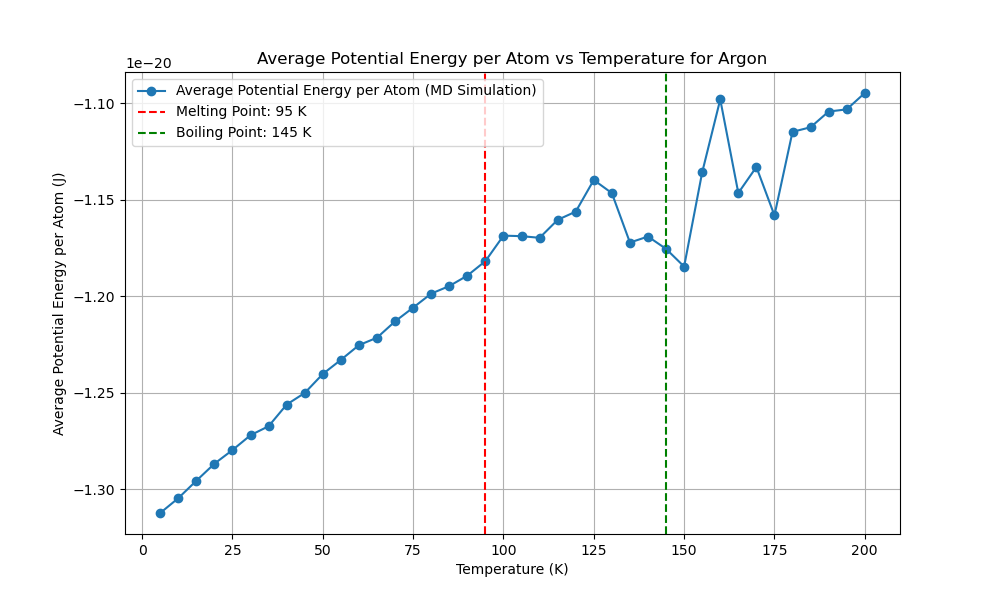

Write Python code to recreate this figure.
import numpy as np
import matplotlib.pyplot as plt
from scipy.optimize import minimize
from multiprocessing import Pool
import time
from reportlab.lib.pagesizes import letter
from reportlab.pdfgen import canvas
from tqdm import tqdm
from numba import njit, prange
import logging
import os

# Get the directory of the current script
script_dir = os.path.dirname(os.path.abspath(__file__))
script_base_name = os.path.splitext(os.path.basename(__file__))[0]

# Set up logging with the script's base name and directory
log_file_path = os.path.join(script_dir, f'{script_base_name}.log')
logging.basicConfig(filename=log_file_path, 
            level=logging.INFO, format='%(asctime)s:%(levelname)s:%(message)s')

EPSILON = 1.654017502e-21  
SIGMA = 3.405e-10  
MASS = 6.63e-26  
K_B = 1.38e-23 

def create_fcc_lattice(a, n):
    """Create an FCC lattice."""
    base = np.array([[0, 0, 0],
                     [0.5, 0.5, 0], [0.5, 0, 0.5], [0, 0.5, 0.5]])
    positions = np.zeros((n**3 * 4, 3))
    index = 0
    for x in range(n):
        for y in range(n):
            for z in range(n):
                offset = np.array([x, y, z])
                for b in base:
                    positions[index] = (offset + b) * a
                    index += 1
    return positions

@njit
def lennard_jones(r2):
    """Calculate the Lennard-Jones potential and force."""
    r6 = (SIGMA ** 2 / r2) ** 3
    r12 = r6 ** 2
    potential = 4 * EPSILON * (r12 - r6)
    force = 24 * EPSILON * (2 * r12 - r6) / r2
    return potential, force

@njit
def apply_pbc(position, box_length):
    """Apply periodic boundary conditions."""
    return position - box_length * np.round(position / box_length)

@njit
def custom_norm(arr, axis=1):
    """Compute the norm along a specified axis."""
    if axis == 1:
        return np.sqrt(np.sum(arr**2, axis=1))
    elif axis == 0:
        return np.sqrt(np.sum(arr**2, axis=0))
    else:
        raise ValueError("Invalid axis")

@njit(parallel=True)
def compute_forces(positions, box_length):
    """Compute forces using Lennard-Jones potential with PBC."""
    N = len(positions)
    forces = np.zeros_like(positions)
    potential_energy = 0.0

    for i in prange(N):
        for j in range(i + 1, N):
            r_vec = apply_pbc(positions[i] - positions[j], box_length)
            r2 = np.dot(r_vec, r_vec)
            if r2 < (2.5 * SIGMA) ** 2:
                potential, force = lennard_jones(r2)
                f = force * r_vec
                forces[i] += f
                forces[j] -= f
                potential_energy += potential
                
    return forces, potential_energy

@njit
def velocity_verlet_adaptive(positions,
            velocities, forces, dt, box_length, max_force_threshold=1e-13):
    """Velocity-Verlet integration with adaptive time step."""
    new_positions = positions + velocities * dt + 0.5 * forces * dt**2 / MASS
    new_positions = apply_pbc(new_positions, box_length)
    new_forces, _ = compute_forces(new_positions, box_length)
    max_force = np.max(custom_norm(new_forces, axis=1))
    
    if max_force > max_force_threshold:
        dt = max(0.9 * dt * (max_force_threshold / max_force)**0.5, 1e-16)
    
    new_velocities = velocities + 0.5 * (forces + new_forces) * dt / MASS
    return new_positions, new_velocities, new_forces, dt

@njit
def standard_verlet_adaptive(positions,
    velocities, forces, dt, box_length, max_force_threshold=1e-13):
    """Standard Verlet integration with adaptive time step."""
    new_positions = positions + velocities * dt + 0.5 * forces * dt**2 / MASS
    new_positions = apply_pbc(new_positions, box_length)
    new_forces, _ = compute_forces(new_positions, box_length)
    max_force = np.max(custom_norm(new_forces, axis=1))

    if max_force > max_force_threshold:
        dt = max(0.9 * dt * (max_force_threshold / max_force)**0.5, 1e-16)

    new_velocities = velocities + new_forces * dt / MASS
    return new_positions, new_velocities, new_forces, dt

@njit
def leapfrog_verlet_adaptive(positions,
    velocities, forces, dt, box_length, max_force_threshold=1e-13):
    """Leapfrog Verlet integration with adaptive time step."""
    half_dt = 0.5 * dt
    velocities_half = velocities + forces * half_dt / MASS
    new_positions = positions + velocities_half * dt
    new_positions = apply_pbc(new_positions, box_length)
    new_forces, _ = compute_forces(new_positions, box_length)
    max_force = np.max(custom_norm(new_forces, axis=1))

    if max_force > max_force_threshold:
        dt = max(0.9 * dt * (max_force_threshold / max_force)**0.5, 1e-16)

    new_velocities = velocities_half + new_forces * half_dt / MASS
    return new_positions, new_velocities, new_forces, dt




def adaptive_equilibration(positions, velocities, forces, dt, box_length,
                           verlet_algorithm, initial_equilibration_window=500,
                           initial_threshold=5e-25, min_threshold=5e-27,
                           max_threshold=5e-21, max_steps=100000):
    """Perform adaptive equilibration with dynamic threshold and window adjustment."""
    equilibration_steps = 0
    window_size = initial_equilibration_window
    recent_potential_energies = np.zeros(window_size)
    index = 0
    forces, _ = compute_forces(positions, box_length)
    threshold = initial_threshold
    equilibration_window = initial_equilibration_window
    
    with tqdm(total=equilibration_window, desc="Equilibration") as pbar:
        while equilibration_steps < max_steps:
            positions, velocities, forces, dt = verlet_algorithm(positions,
                velocities, forces, dt, box_length)
            _, potential_energy = compute_forces(positions, box_length)
            
            recent_potential_energies[index % window_size] = potential_energy # to Reduce Ram 
            index += 1
            
            if index >= window_size:
                mean_potential_energy = np.mean(recent_potential_energies)
                std_potential_energy = np.std(recent_potential_energies)
                logging.info(f"((len(recent_p_energies) > equiwindow)) STD: {std_potential_energy:.5e}, MEAN: {mean_potential_energy:.5e}")

                # Dynamically adjust the threshold based on the standard deviation
                if std_potential_energy > threshold:
                    threshold = min(threshold * 1.09, max_threshold)
                    new_window_size = min(int(window_size * 1.00), len(recent_potential_energies) * 1.0)
                    if new_window_size > window_size:
                        recent_potential_energies = np.resize(recent_potential_energies, new_window_size)
                        window_size = new_window_size
                    logging.info(f"((std_potential_energy > threshold)) threshold: {threshold:.5e}, MEAN: {mean_potential_energy:.5e}")
                else:
                    threshold = max(threshold * 0.6, min_threshold)
                    logging.info(f"((std_potential_energy < threshold)) threshold: {threshold:.5e}, MEAN: {mean_potential_energy:.5e}")

                if std_potential_energy < threshold and np.abs(potential_energy - mean_potential_energy) < threshold:
                    logging.info(f"Equilibration completed in {equilibration_steps} steps with dt={dt:.2e}")
                    break
                
                pbar.update(1)
            equilibration_steps += 1
            if equilibration_steps % 1000 == 0:
                logging.info(f"Step {equilibration_steps}: Potential Energy = {potential_energy:.5e}, dt = {dt:.2e}")
    
    return positions, velocities, forces, dt, equilibration_steps




def run_md_for_temperature(T, seed, verlet_algorithm, dt, sampling_steps=60000):
    """Run MD simulation for a single temperature using the specified Verlet algorithm."""
    np.random.seed(seed)
    a = 5.26e-10  # Initial guess for the lattice parameter
    n = 3  # Number of unit cells in each dimension
    positions = create_fcc_lattice(a, n)
    box_length = n * a  # Length of the simulation box
    N = len(positions)
    
    velocities = np.random.randn(N, 3) * np.sqrt(K_B * 5 / MASS)
    forces, _ = compute_forces(positions, box_length)

    # Rescale velocities to the desired temperature
    current_temperature = np.sum(MASS * np.sum(velocities**2, axis=1)) / (3 * N * K_B)
    scale_factor = np.sqrt(T / current_temperature)
    velocities *= scale_factor

    # Adaptive equilibration
    positions, velocities, forces, dt, equilibration_steps = adaptive_equilibration(
        positions, velocities, forces,
        dt, box_length, verlet_algorithm)

    logging.info(f"Equilibration steps: {equilibration_steps}")
    print(f"Equilibration steps: {equilibration_steps}")

    potential_energy = 0
    initial_total_energy = 0
    count = 0
    total_energy_drift = 0

    with tqdm(total=sampling_steps, desc="Progress") as pbar:
        potential_energy = 0
        count = 0
        total_energy_drift = 0
        initial_total_energy = None
    
        for step in range(sampling_steps):
            positions, velocities, forces, dt = verlet_algorithm(
                positions, velocities, forces, dt, box_length
            )
            kinetic_energy = 0.5 * MASS * np.sum(velocities**2)
            _, potential_energy_step = compute_forces(positions, box_length)
            total_energy = kinetic_energy + potential_energy_step
            potential_energy += potential_energy_step
    
            if step == 0:
                initial_total_energy = total_energy
    
            total_energy_drift += abs(total_energy - initial_total_energy)
            count += 1
            pbar.update(1)
            if step % 1000 == 0:
                logging.info(f"Step {step}: Kinetic Energy = {kinetic_energy:.5e}, Potential Energy = {potential_energy_step:.5e}, Total Energy = {total_energy:.5e}")
        
        average_potential_energy = potential_energy / count / N  
        energy_drift = total_energy_drift / count
    
    return dt, average_potential_energy, energy_drift







def potential_energy_for_lattice(a):
    """Calculate potential energy for a given lattice parameter."""
    positions = create_fcc_lattice(a, 3)
    box_length = 3 * a
    _, potential_energy = compute_forces(positions, box_length)
    return potential_energy





def optimize_lattice_parameter():
    """Optimize the lattice parameter."""
    initial_guesses = np.linspace(5e-10, 6e-10, 1000)
    results = [minimize(potential_energy_for_lattice,
                        [guess], bounds=[(5e-10, 6e-10)]) for
               guess in initial_guesses]
    best_result = min(results, key=lambda x: x.fun)
    return best_result.x[0]






def test_time_steps(T, seed, verlet_algorithm,
                    time_steps, sampling_steps=60000):
    """Test different time steps."""
    with Pool(16) as pool:
        args = [(T, seed, verlet_algorithm,
                 dt, sampling_steps) for dt in time_steps]
        results = pool.starmap(run_md_for_temperature, args)
    return results






def run_preliminary_steps_parallel(temperatures, seeds, verlet_algorithms, algorithm_names, time_steps, preliminary_steps):
    """Run preliminary steps in parallel."""
    args = [(T, seed, alg, dt, preliminary_steps) for alg in verlet_algorithms for T, seed, dt in zip(temperatures, seeds, time_steps)]
    with Pool(len(args)) as pool:
        results = pool.starmap(run_md_for_temperature, args)

    results_per_algorithm = [[] for _ in verlet_algorithms]

    for index, result in enumerate(results):
        if result is not None:
            alg_index = index // len(temperatures)
            results_per_algorithm[alg_index].append(result)

    potential_energies_per_algorithm = []
    energy_drifts_per_algorithm = []
    best_time_steps = []

    for i, alg_results in enumerate(results_per_algorithm):
        if not alg_results:
            print(f"No results for algorithm {algorithm_names[i]}")  
            logging.warning(f"No results for algorithm {algorithm_names[i]}")
            continue

        potential_energies = [res[1] for res in alg_results if res is not None]
        energy_drifts = [res[2] for res in alg_results if res is not None]

        if not potential_energies or not energy_drifts:
            print(f"No valid results for algorithm {algorithm_names[i]}")
            logging.warning(f"No valid results for algorithm {algorithm_names[i]}")
            continue

        best_time_step = time_steps[np.argmin(energy_drifts)]
        
        potential_energies_per_algorithm.append(np.mean(potential_energies))
        energy_drifts_per_algorithm.append(np.mean(energy_drifts))
        best_time_steps.append(best_time_step)
    
    return potential_energies_per_algorithm, energy_drifts_per_algorithm, best_time_steps













def find_best_sampling_steps(T, seed, verlet_algorithm, time_step, sampling_step_range):
    """Find the best sampling steps."""
    results = []
    for sampling_steps in sampling_step_range:
        try:
            dt, potential_energy, energy_drift = run_md_for_temperature(T, seed, verlet_algorithm, time_step, sampling_steps)
            results.append((sampling_steps, potential_energy, energy_drift))
        except Exception as e:
            logging.error(f"Error in sampling steps {sampling_steps}: {e}")
            continue
    return results







def find_critical_boiling_melting_points(temperatures, potential_energies):
    # Compute the first and second derivatives
    first_derivative = np.gradient(potential_energies, temperatures)
    second_derivative = np.gradient(first_derivative, temperatures)
    
    # Critical point: maximum in the second derivative
    critical_point_index = np.argmax(second_derivative)
    critical_point = temperatures[critical_point_index]

    # Boiling point: second highest in the second derivative before the critical point
    pre_critical_second_derivative = second_derivative[:critical_point_index]
    boiling_point_index = np.argmax(pre_critical_second_derivative)
    boiling_point = temperatures[boiling_point_index]

    # Melting point: maximum in the first derivative before the boiling point
    pre_boiling_first_derivative = first_derivative[:boiling_point_index]
    melting_point_index = np.argmax(pre_boiling_first_derivative)
    melting_point = temperatures[melting_point_index]

    return melting_point, boiling_point, critical_point








def plot_potential_energy_vs_temperature(temperatures, potential_energies, melting_point, boiling_point, critical_point):
    plt.figure(figsize=(10, 6))
    plt.plot(temperatures, potential_energies, marker='o', linestyle='-', label='Average Potential Energy (MD Simulation)')
    plt.xlabel('Temperature (K)')
    plt.ylabel('Average Potential Energy (J)')
    plt.title('Average Potential Energy vs Temperature for Argon')

    if melting_point is not None:
        plt.axvline(melting_point, color='r', linestyle='--', label=f'Melting Point: {melting_point} K')
    if boiling_point is not None:
        plt.axvline(boiling_point, color='g', linestyle='--', label=f'Boiling Point: {boiling_point} K')
    if critical_point is not None:
        plt.axvline(critical_point, color='b', linestyle='--', label=f'Critical Point: {critical_point} K')
    
    plt.legend()
    plt.grid(True)
    plt.show()








def generate_pdf_report(melting_point, boiling_point, a_opt, temperatures, potential_energies, runtime, best_algorithm_name, best_time_step, reason):
    script_base_name = os.path.splitext(os.path.basename(__file__))[0]
    filename = os.path.join(script_dir, f"{script_base_name}.pdf")
    plot_filename = os.path.join(script_dir, f"{script_base_name}.png")

    c = canvas.Canvas(filename, pagesize=letter)
    width, height = letter

    c.drawString(50, height - 50, "Molecular Dynamics Simulation Report")
    c.drawString(50, height - 70, f"Optimized Lattice Parameter: {a_opt:.4e} m")
    if melting_point is not None:
        c.drawString(50, height - 90, f"Melting Point: {melting_point} K")
    if boiling_point is not None:
        c.drawString(50, height - 110, f"Boiling Point: {boiling_point} K")
    c.drawString(50, height - 130, f"Total Runtime: {runtime:.2f} seconds")
    c.drawString(50, height - 150, f"Best Verlet Algorithm: {best_algorithm_name}")
    c.drawString(50, height - 170, f"Best Time Step: {best_time_step:.2e} s")

    reason_text = f"Reason: {reason}"
    max_chars_per_line = 78
    wrapped_reason = "\n".join([reason_text[i:i + max_chars_per_line] for i in range(0, len(reason_text), max_chars_per_line)])
    for i, line in enumerate(wrapped_reason.split('\n')):
        c.drawString(50, height - 190 - i * 20, line)

    plt.figure(figsize=(10, 6))
    plt.plot(temperatures, potential_energies, marker='o', linestyle='-', label='Average Potential Energy per Atom (MD Simulation)')
    plt.xlabel('Temperature (K)')
    plt.ylabel('Average Potential Energy per Atom (J)')
    plt.title('Average Potential Energy per Atom vs Temperature for Argon')
    if melting_point is not None:
        plt.axvline(melting_point, color='r', linestyle='--', label=f'Melting Point: {melting_point} K')
    if boiling_point is not None:
        plt.axvline(boiling_point, color='g', linestyle='--', label=f'Boiling Point: {boiling_point} K')
    plt.legend()
    plt.grid(True)
    plt.savefig(plot_filename)
    plt.close()

    try:
        c.drawImage(plot_filename, 50, 200, width=500, height=300)
    except FileNotFoundError:
        logging.error(f"File {plot_filename} not found. Skipping image in the PDF report.")

    c.save()









def main():
    """Main function to run the MD simulation."""
    start_time = time.time()

    a_opt = optimize_lattice_parameter()
    print(f"Optimized lattice parameter: {a_opt}")
    logging.info(f"Optimized lattice parameter: {a_opt}")

    temperatures = np.arange(5, 205, 5)
    preliminary_temperatures = np.arange(5, 205, 50)

    time_steps = [1e-14]

    seeds = np.random.randint(0, 10000, len(temperatures))
    preliminary_seeds = np.random.randint(0, 10000, len(preliminary_temperatures))

    verlet_algorithms = [
        velocity_verlet_adaptive,
        standard_verlet_adaptive,
        leapfrog_verlet_adaptive
    ]
    algorithm_names = [
        "Velocity-Verlet (Adaptive)",
        "Standard Verlet (Adaptive)",
        "Leapfrog Verlet (Adaptive)"
    ]

    preliminary_steps = 80
    potential_energies_per_algorithm, energy_drifts_per_algorithm, best_time_steps = run_preliminary_steps_parallel(
        preliminary_temperatures,
        preliminary_seeds,
        verlet_algorithms,
        algorithm_names, time_steps, preliminary_steps)

    if not potential_energies_per_algorithm or not energy_drifts_per_algorithm or not best_time_steps:
        print("Error: No valid preliminary results obtained.")
        logging.error("No valid preliminary results obtained.")
        return

    best_algorithm_index = np.argmin([pe + ed for pe, ed in zip(potential_energies_per_algorithm, energy_drifts_per_algorithm)])
    best_verlet_algorithm = verlet_algorithms[best_algorithm_index]
    best_algorithm_name = algorithm_names[best_algorithm_index]
    best_time_step = best_time_steps[best_algorithm_index]
    reason = (f"Lowest average potential energy ({potential_energies_per_algorithm[best_algorithm_index]:.2e} J) "
              f"and minimal energy drift ({energy_drifts_per_algorithm[best_algorithm_index]:.2e} J) "
              f"during preliminary simulation.")
    print(f"Best Verlet algorithm: {best_algorithm_name}")
    print(f"Best time step: {best_time_step}")

    sampling_step_range = [200, 300, 500, 600]

    # Collect results for all preliminary temperatures
    sampling_results = []
    for T, seed in zip(preliminary_temperatures, preliminary_seeds):
        results = find_best_sampling_steps(T, seed, best_verlet_algorithm, best_time_step, sampling_step_range)
        sampling_results.extend(results)

    # Calculate the average potential energy and energy drift for each sampling step
    average_results = {}
    for sampling_steps, potential_energy, energy_drift in sampling_results:
        if sampling_steps not in average_results:
            average_results[sampling_steps] = {'potential_energy': [], 'energy_drift': []}
        average_results[sampling_steps]['potential_energy'].append(potential_energy)
        average_results[sampling_steps]['energy_drift'].append(energy_drift)

    # Compute averages and normalize them
    max_ape = 0
    max_aed = 0
    for sampling_steps in average_results:
        average_results[sampling_steps]['average_potential_energy'] = np.mean(average_results[sampling_steps]['potential_energy'])
        average_results[sampling_steps]['average_energy_drift'] = np.mean(average_results[sampling_steps]['energy_drift'])
        max_ape = max(max_ape, average_results[sampling_steps]['average_potential_energy'])
        max_aed = max(max_aed, average_results[sampling_steps]['average_energy_drift'])

    # Calculate the combined score
    w_ape = 0.5
    w_aed = 0.5
    for sampling_steps in average_results:
        normalized_ape = average_results[sampling_steps]['average_potential_energy'] / max_ape if max_ape != 0 else 0
        normalized_aed = average_results[sampling_steps]['average_energy_drift'] / max_aed if max_aed != 0 else 0
        average_results[sampling_steps]['score'] = w_ape * normalized_ape + w_aed * normalized_aed

    # Choose the best sampling step based on the minimum score
    best_sampling_steps = min(average_results.items(), key=lambda x: x[1]['score'])[0]
    print(f"Best sampling steps: {best_sampling_steps}")
    logging.info(f"Best sampling steps: {best_sampling_steps}")

    with Pool(16) as pool:
        results = pool.starmap(run_md_for_temperature, [(T, seed, best_verlet_algorithm, best_time_step, best_sampling_steps) for T, seed in zip(temperatures, seeds)])

    dts, potential_energies, energy_drifts = zip(*results)

    end_time = time.time()
    runtime = end_time - start_time
    print(f"Runtime: {runtime:.2f} seconds")

    melting_point, boiling_point, critical_point = find_critical_boiling_melting_points(temperatures, potential_energies)

    logging.info(f"Detected Melting Point: {melting_point} K")
    logging.info(f"Detected Boiling Point: {boiling_point} K")
    logging.info(f"Detected Critical Point: {critical_point} K")

    plot_potential_energy_vs_temperature(temperatures, potential_energies, melting_point, boiling_point, critical_point)

    generate_pdf_report(melting_point, boiling_point, a_opt, temperatures, potential_energies, runtime, best_algorithm_name, best_time_step, reason)


if __name__ == "__main__":
    main()
